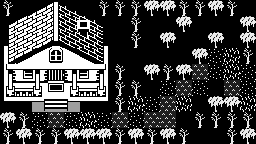

A level layout from a 2D game, rendered from its tile map. Below: a short description, then the map file with its tile-grid data intact:
An orthogonal 16x9 tile map with 16x16 px tiles, 2 tile layers (ground, walls), 7 tilesets.

<map version="1.10" tiledversion="1.10.1" orientation="orthogonal" renderorder="right-down" width="16" height="9" tilewidth="16" tileheight="16" infinite="0" nextlayerid="3" nextobjectid="1">
 <tileset firstgid="1" source="../tilesets/tileset56.tsx" />
 <tileset firstgid="7" source="../tilesets/housetileset.tsx" />
 <tileset firstgid="56" source="../tilesets/tilemap_002-1.tsx" />
 <tileset firstgid="64" source="../tilesets/map1.tsx" />
 <tileset firstgid="72" source="../tilesets/tileset4.tsx" />
 <tileset firstgid="78" source="../tilesets/tileset44.tsx" />
 <tileset firstgid="86" source="../tilesets/guy.tsx" />
 <layer id="1" name="ground" width="16" height="9">
  <data encoding="csv">
1,1,1,1,1,1,1,1,1,1,1,1,1,1,1,1,
1,1,1,1,1,1,1,1,1,1,1,1,1,1,1,1,
1,1,1,1,1,1,1,1,1,1,1,1,1,1,1,1,
1,1,1,1,1,1,1,1,1,1,1,1,1,61,67,1,
1,1,1,1,1,1,1,1,1,1,1,1,73,61,67,61,
1,1,1,1,1,1,1,1,1,1,61,73,61,1,73,61,
1,1,83,83,83,1,1,1,67,61,73,67,1,1,1,67,
1,1,61,73,61,67,61,73,61,73,73,1,1,1,1,1,
1,1,1,1,1,1,1,1,1,1,1,1,1,1,1,1
</data>
 </layer>
 <layer id="2" name="walls" width="16" height="9">
  <data encoding="csv">
6,8,9,10,11,12,6,6,6,5,5,6,6,5,6,0,
14,15,16,17,18,19,20,0,6,0,0,5,0,0,0,5,
21,22,23,24,25,26,27,0,6,0,5,0,0,5,0,5,
28,29,30,31,32,33,34,0,0,0,0,0,5,0,0,6,
35,36,37,38,39,40,41,6,0,5,6,5,0,0,0,0,
42,43,44,45,46,47,48,6,6,0,0,0,0,0,0,0,
49,50,51,52,53,54,55,6,0,0,0,0,0,5,5,0,
5,6,0,0,0,0,0,0,0,0,0,0,6,6,6,6,
6,5,6,6,5,5,5,6,5,6,5,6,0,0,6,5
</data>
 </layer>
</map>
